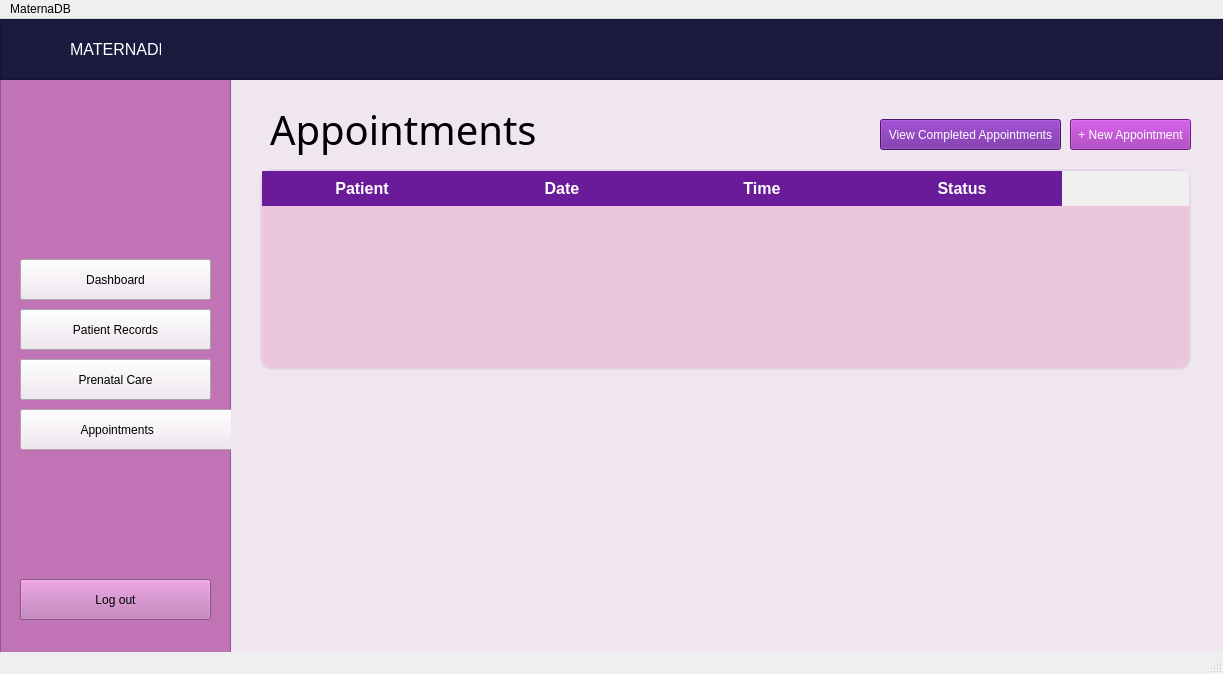
<?xml version="1.0" encoding="UTF-8"?>
<ui version="4.0">
 <class>MainWindow</class>
 <widget class="QMainWindow" name="MainWindow">
  <property name="geometry">
   <rect>
    <x>0</x>
    <y>0</y>
    <width>1223</width>
    <height>674</height>
   </rect>
  </property>
  <property name="windowTitle">
   <string>MainWindow</string>
  </property>
  <property name="styleSheet">
   <string notr="true"/>
  </property>
  <widget class="QWidget" name="centralwidget">
   <widget class="QFrame" name="frame">
    <property name="geometry">
     <rect>
      <x>0</x>
      <y>60</y>
      <width>231</width>
      <height>581</height>
     </rect>
    </property>
    <property name="styleSheet">
     <string notr="true"> background-color: rgb(192, 116, 182)</string>
    </property>
    <property name="frameShape">
     <enum>QFrame::StyledPanel</enum>
    </property>
    <property name="frameShadow">
     <enum>QFrame::Raised</enum>
    </property>
    <widget class="QPushButton" name="pushButton">
     <property name="geometry">
      <rect>
       <x>20</x>
       <y>180</y>
       <width>191</width>
       <height>41</height>
      </rect>
     </property>
     <property name="styleSheet">
      <string notr="true">background-color: rgb(240, 230, 240)</string>
     </property>
     <property name="text">
      <string>Dashboard</string>
     </property>
    </widget>
    <widget class="QPushButton" name="pushButton_2">
     <property name="geometry">
      <rect>
       <x>20</x>
       <y>230</y>
       <width>191</width>
       <height>41</height>
      </rect>
     </property>
     <property name="styleSheet">
      <string notr="true">background-color: rgb(240, 230, 240)</string>
     </property>
     <property name="text">
      <string>Patient Records</string>
     </property>
    </widget>
    <widget class="QPushButton" name="pushButton_3">
     <property name="geometry">
      <rect>
       <x>20</x>
       <y>280</y>
       <width>191</width>
       <height>41</height>
      </rect>
     </property>
     <property name="styleSheet">
      <string notr="true">background-color: rgb(240, 230, 240)</string>
     </property>
     <property name="text">
      <string>Prenatal Care</string>
     </property>
    </widget>
    <widget class="QPushButton" name="pushButton_4">
     <property name="geometry">
      <rect>
       <x>20</x>
       <y>330</y>
       <width>221</width>
       <height>41</height>
      </rect>
     </property>
     <property name="styleSheet">
      <string notr="true">background-color: rgb(240, 230, 240)</string>
     </property>
     <property name="text">
      <string>Appointments        </string>
     </property>
    </widget>
    <widget class="QPushButton" name="pushButton_5">
     <property name="geometry">
      <rect>
       <x>20</x>
       <y>500</y>
       <width>191</width>
       <height>41</height>
      </rect>
     </property>
     <property name="text">
      <string>Log out</string>
     </property>
    </widget>
   </widget>
   <widget class="QFrame" name="frame_2">
    <property name="geometry">
     <rect>
      <x>0</x>
      <y>0</y>
      <width>1231</width>
      <height>61</height>
     </rect>
    </property>
    <property name="styleSheet">
     <string notr="true">background-color: rgb(26, 26, 62)
</string>
    </property>
    <property name="frameShape">
     <enum>QFrame::StyledPanel</enum>
    </property>
    <property name="frameShadow">
     <enum>QFrame::Raised</enum>
    </property>
    <widget class="QLabel" name="label_2">
     <property name="geometry">
      <rect>
       <x>70</x>
       <y>20</y>
       <width>91</width>
       <height>21</height>
      </rect>
     </property>
     <property name="font">
      <font>
       <family>Segoe UI</family>
       <pointsize>12</pointsize>
       <bold>false</bold>
      </font>
     </property>
     <property name="styleSheet">
      <string notr="true">color: rgb(255, 255, 255);</string>
     </property>
     <property name="text">
      <string>MATERNADB</string>
     </property>
    </widget>
   </widget>
   <widget class="QTableWidget" name="tableWidget">
    <property name="geometry">
     <rect>
      <x>260</x>
      <y>150</y>
      <width>931</width>
      <height>201</height>
     </rect>
    </property>
    <property name="styleSheet">
     <string notr="true">QTableWidget {
    background-color: rgb(236, 198, 220);   /* light pink cells */
    border: 2px solid rgb(229, 213, 229);
    border-radius: 12px;                    /* rounded corners */
    gridline-color: rgb(229, 213, 229);
}

QTableWidget::item {
    padding: 6px;
}

QHeaderView::section {
    background-color: rgb(106, 27, 154);    /* purple header */
    color: white;
    font-weight: bold;
    font-size: 12pt;
    padding: 6px;
    border: none;
}
</string>
    </property>
    <property name="columnCount">
     <number>4</number>
    </property>
    <attribute name="horizontalHeaderDefaultSectionSize">
     <number>200</number>
    </attribute>
    <column>
     <property name="text">
      <string>Patient</string>
     </property>
    </column>
    <column>
     <property name="text">
      <string>Date</string>
     </property>
    </column>
    <column>
     <property name="text">
      <string>Time</string>
     </property>
    </column>
    <column>
     <property name="text">
      <string>Status</string>
     </property>
    </column>
   </widget>
   <widget class="QFrame" name="frame_3">
    <property name="geometry">
     <rect>
      <x>230</x>
      <y>60</y>
      <width>1001</width>
      <height>591</height>
     </rect>
    </property>
    <property name="font">
     <font>
      <family>Nirmala UI Semilight</family>
     </font>
    </property>
    <property name="styleSheet">
     <string notr="true">background-color: rgb(240, 230, 240)</string>
    </property>
    <property name="frameShape">
     <enum>QFrame::StyledPanel</enum>
    </property>
    <property name="frameShadow">
     <enum>QFrame::Raised</enum>
    </property>
    <widget class="QLabel" name="label">
     <property name="geometry">
      <rect>
       <x>40</x>
       <y>20</y>
       <width>321</width>
       <height>61</height>
      </rect>
     </property>
     <property name="font">
      <font>
       <family>Arial Black</family>
       <pointsize>30</pointsize>
      </font>
     </property>
     <property name="text">
      <string>Appointments</string>
     </property>
    </widget>
    <widget class="QPushButton" name="pushButton_6">
     <property name="geometry">
      <rect>
       <x>840</x>
       <y>40</y>
       <width>121</width>
       <height>31</height>
      </rect>
     </property>
     <property name="styleSheet">
      <string notr="true">background-color: rgb(156, 39, 176);
color: rgb(255, 255, 255)</string>
     </property>
     <property name="text">
      <string>+ New Appointment</string>
     </property>
    </widget>
    <widget class="QPushButton" name="pushButton_7">
     <property name="geometry">
      <rect>
       <x>650</x>
       <y>40</y>
       <width>181</width>
       <height>31</height>
      </rect>
     </property>
     <property name="styleSheet">
      <string notr="true">background-color: rgb(106, 27, 154);
color: rgb(255, 255, 255);</string>
     </property>
     <property name="text">
      <string>View Completed Appointments</string>
     </property>
    </widget>
   </widget>
   <zorder>frame_3</zorder>
   <zorder>frame</zorder>
   <zorder>frame_2</zorder>
   <zorder>tableWidget</zorder>
  </widget>
  <widget class="QMenuBar" name="menubar">
   <property name="geometry">
    <rect>
     <x>0</x>
     <y>0</y>
     <width>1223</width>
     <height>22</height>
    </rect>
   </property>
   <widget class="QMenu" name="menuAppointments">
    <property name="title">
     <string>MaternaDB</string>
    </property>
   </widget>
   <addaction name="menuAppointments"/>
  </widget>
  <widget class="QStatusBar" name="statusbar"/>
  <action name="actionMaternaDB">
   <property name="text">
    <string>MaternaDB</string>
   </property>
  </action>
 </widget>
 <resources>
  <include location="../../../../Downloads/MaternaDB_logo.png"/>
 </resources>
 <connections/>
</ui>
